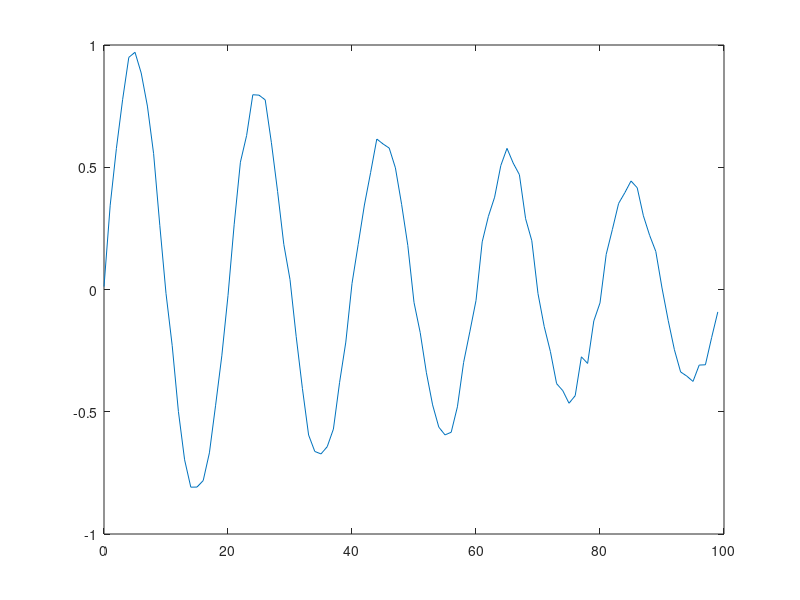

Reproduce this figure in MATLAB.
% optim_dampedsin.m
% szukanie wartosci parametrow tlumionej sinusoidy

N=100; x=0:N-1; A=1; d=0.01; omega=pi/10;
y = A*exp(-d*x).*sin(omega*x) + 0.025*randn(1,N);
plot(x,y);

% znajdz: A, d, omega ... na podstawie zbioru par punktow (x,y)
